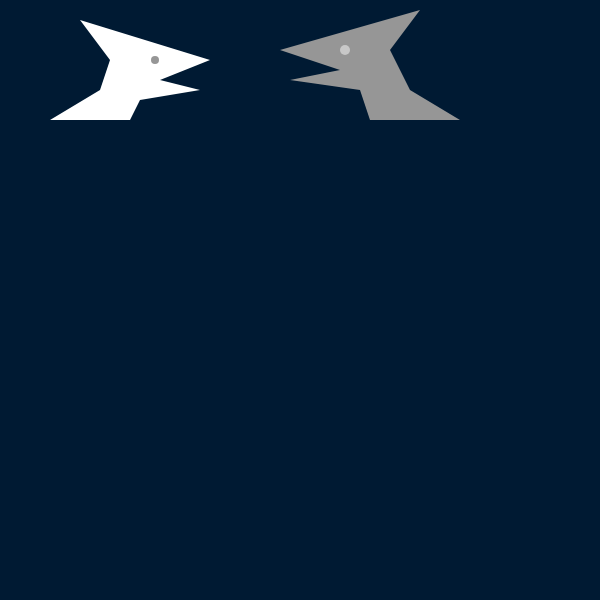
Frame 1 (no input)
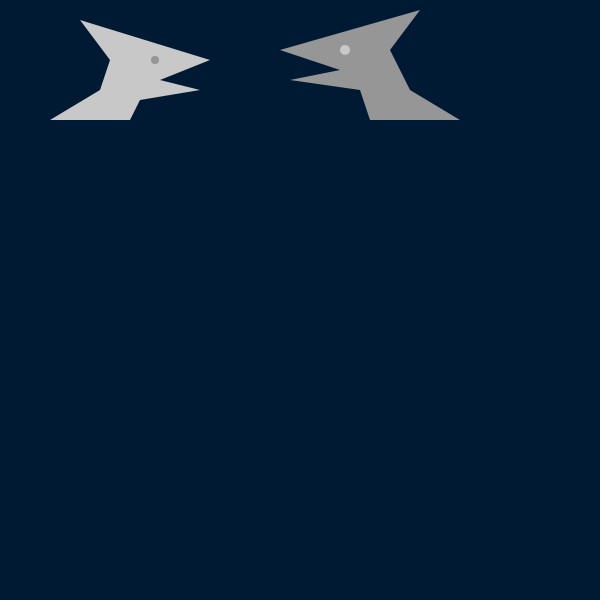
Frame 60 (no input)
Frame 120 (the mouse pressed at the canvas centre since frame 60): identical to frame 60, image omitted

The p5.js sketch that drew these frames (run headless with seeded random() and noise() and a simulated clock; from frame 60 on, the mouse is pressed at the canvas centre):

// p5.js sketch
// ── sketch.js
/*
note: 

beginShaPpe() signals the start of a new shape, the vertex() is used to define each pair of x and y coordinates for the shape, endShape() is called to signal that shape is finished

*/

function setup() {
  createCanvas(600, 600);
  noStroke();
}

function draw() {
  background(0, 26, 51);  
  
  //Left Creature
  beginShape();
  vertex(50, 120);
  vertex(100, 90);
  vertex(110, 60);
  vertex(80, 20);
  vertex(210, 60);
  vertex(160, 80);
  vertex(200, 90);
  vertex(140, 100);
  vertex(130, 120);
  endShape();
  fill(150);
  ellipse(155, 60, 8, 8);

  //Right creture
  beginShape();
  vertex(370, 120);
  vertex(360, 90);
  vertex(290, 80);
  vertex(340, 70);
  vertex(280, 50);
  vertex(420, 10);
  vertex(390, 50);
  vertex(410, 90);
  vertex(460, 120);
  endShape();
  fill(200);
  ellipse(345, 50, 10, 10);
  
}
